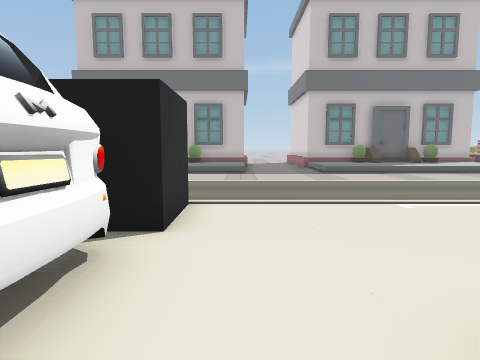
View 1 (above)

24 first-person views from a walk through a 3-D level made in the Unity game engine. The camera is 0.55 m above the floor, tilts 6° down and sees 75° across. The floor is counted in squares, 0.5 m on a side. Each view is taken from the middle of a square. On the plan, view 1 faces up. The plan holds only what a view shows up to about 13 squares ahead; the rest is blank. The place goes on beyond the plan.

View 2
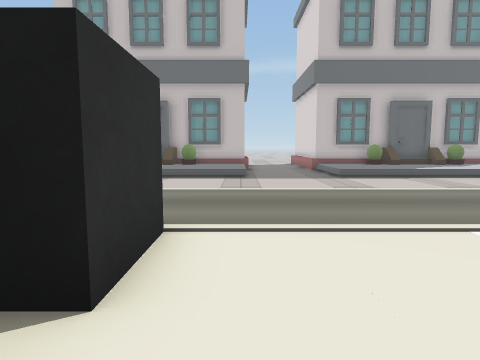

View 3
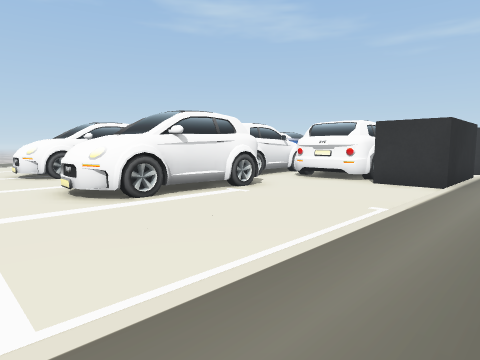

View 4
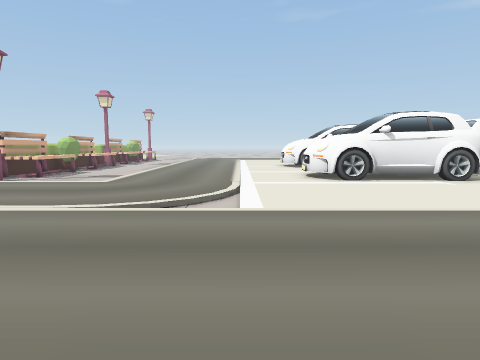

View 5
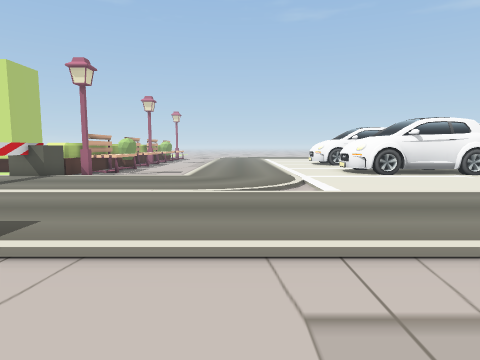

View 6
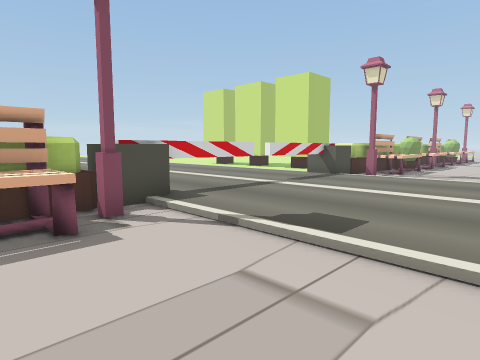

View 7
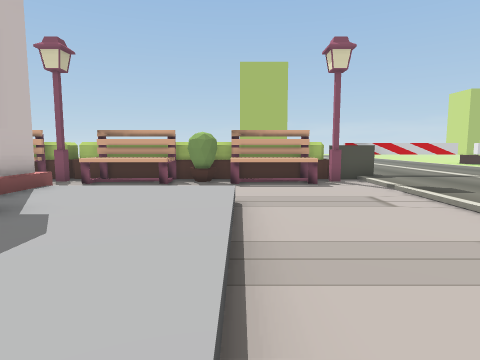

View 8
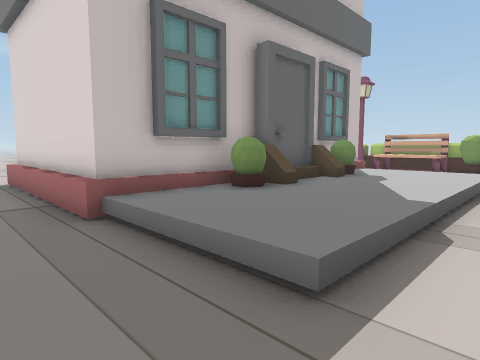

View 9
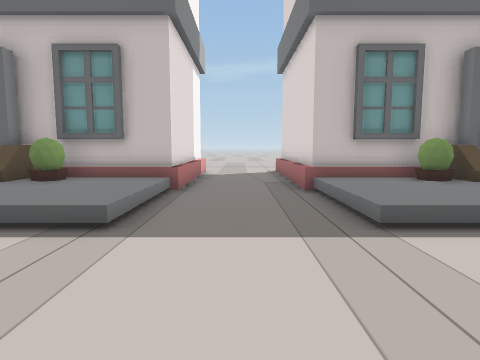

View 10
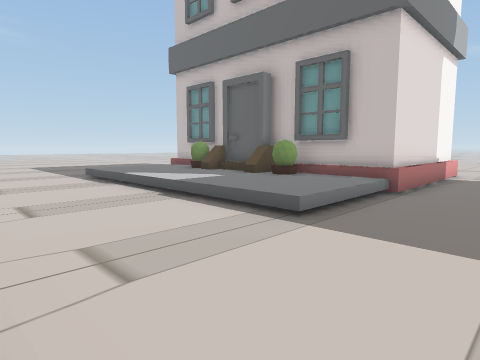

View 11
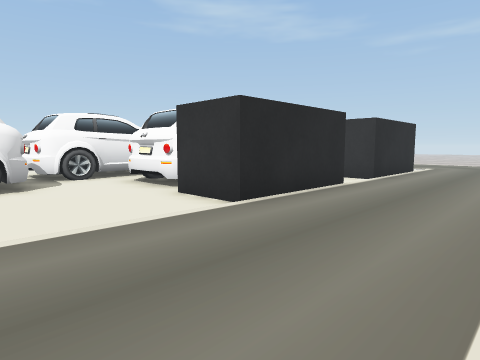

View 12
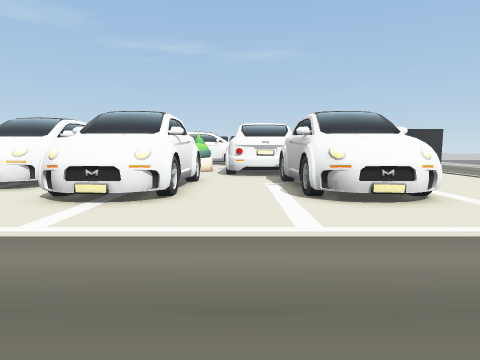

View 13
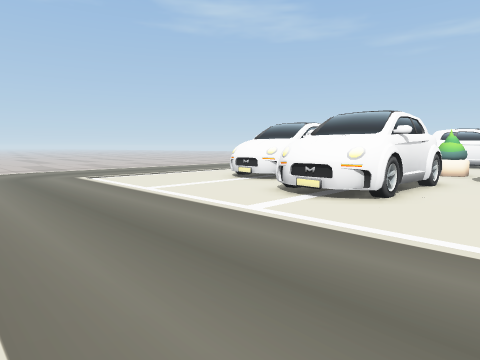

View 14
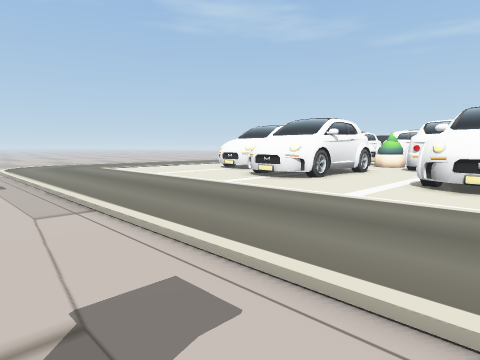

View 15
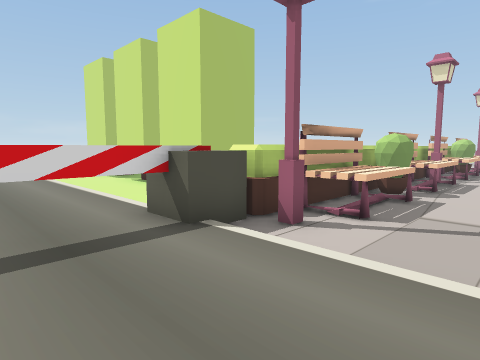

View 16
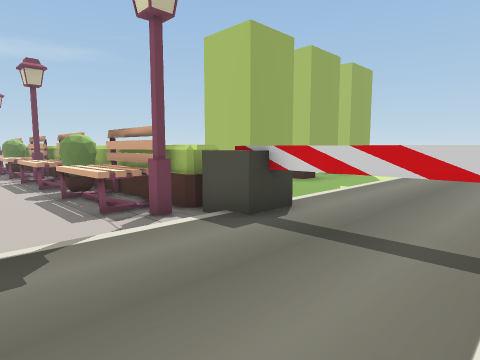

View 17
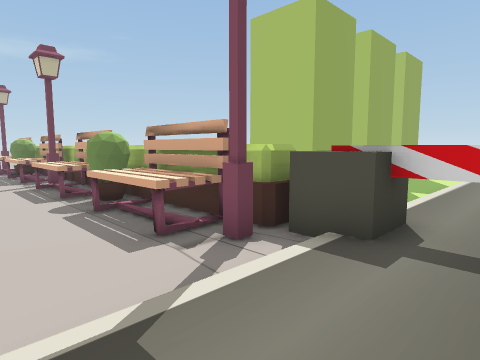

View 18
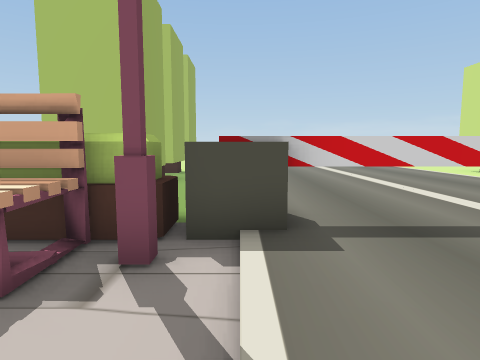

View 19
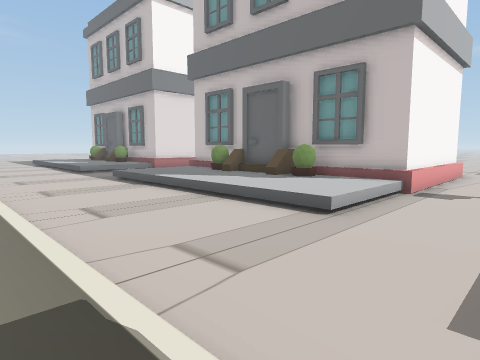

View 20
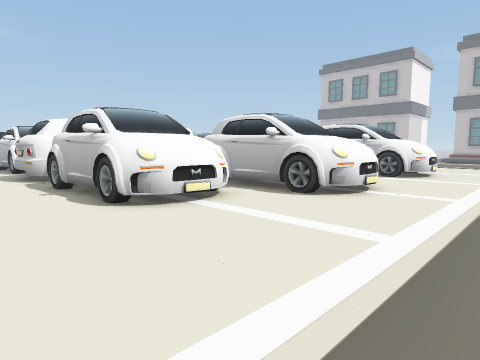

View 21
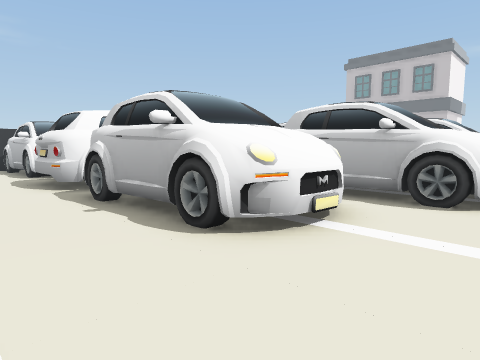

View 22
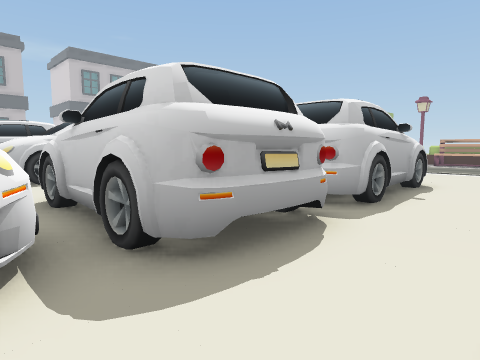

View 23
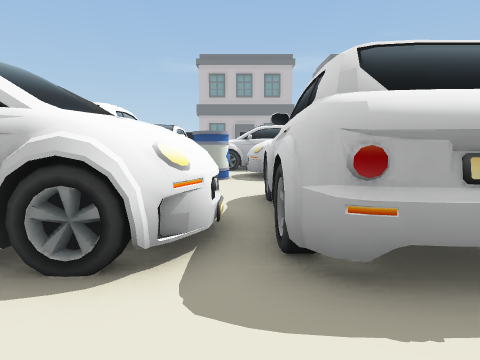

View 24
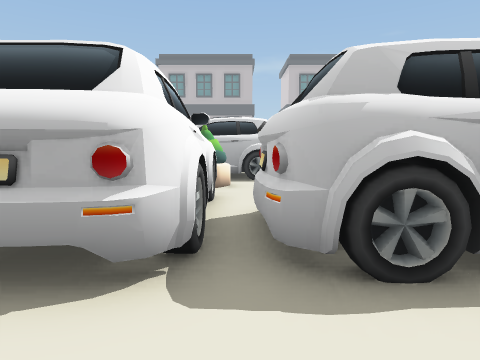

### Floor plan
Key: @ floor where view 1 was taken; # wall or solid block; . main floor; - floor 0.05 m lower than the main floor; : floor 0.15 m higher than the main floor; / step, stairs or slope; = window, fence, low wall or low ledge; ^ raised ledge; B black block; C car; T thing the floor can be seen under or through; P plant; A barrel.
Columns run from 7 left of view 1 to 26 right of it. Each row starts with its distance up from view 1.
 24        #- -#        #-  #
 23        #---#        #- =#
 22        #---#        #- =#^
 21        #---#        #- =#^
 20        #---#        #---#^=
 19        #---#        #---#^
 18 #######^---#########^--=#^
 17 ==:===::---/:==:===::--=#^
 16 ::::::::---/:::::::::---#^
 15 ::::::::---/:::::::::---#^
 14 ////////---//////////--=#^  =
 13 -----------------------=#^  ## ##
 12 -----------------------=#^  =#-=#-
 11 ------------------------#^--------
 10      ////////////////////^^-------
  9 .........................T........
  8 .........................T........
  7 .........................T........
  6 B.BBBBB.........////..............
  5 B     B........../.......T........
  4 B    BB........./........T........
  3     CCC........./........T........
  2      CC............./////^^.......
  1    CCCC.CCCCCC....../---#^  ------
  0      ..@   CCCC...../--=#^  =#-=#-
 -1     CCCCCCCCCC....../--=#^  ## ##-
 -2   CCC  CC.........../--=#^  =
 -3 AAACCCCCC.........../---#^
 -4  A.. .............../---#^
 -5  ... P.. CCCCC....../--=#
 -6   .. ..    CCCC...../--=#
 -7   .C C.  CCCCC....../- =#
 -8   .C C.   ........../- -#^
 -9 C .C CCCCCCC......../- =#^
-10 CCCC CCC CCCC......./- =#^
-11 CC.CCCCCCCCC......../  =#
-12 ...CCC............../
-13   ................../
-14  ......   ........../

Positions as (right, up) in squares from view 1, and headings:
1: (0, 0), facing up
2: (0, 2), facing up
3: (9, 8), facing down-left
4: (9, 11), facing down
5: (11, 13), facing down
6: (12, 13), facing down-right
7: (7, 14), facing right
8: (2, 13), facing up-right
9: (2, 10), facing up
10: (3, 10), facing up-left
11: (3, 10), facing down-left
12: (13, -3), facing left
13: (13, -2), facing down-left
14: (15, 1), facing down-left
15: (14, 5), facing down-right
16: (14, 6), facing up-right
17: (14, 8), facing up-right
18: (14, 10), facing right
19: (16, 9), facing up-left
20: (10, -14), facing up-left
21: (7, -14), facing up-left
22: (-6, -14), facing up-right
23: (-5, -14), facing up
24: (-1, -14), facing up
